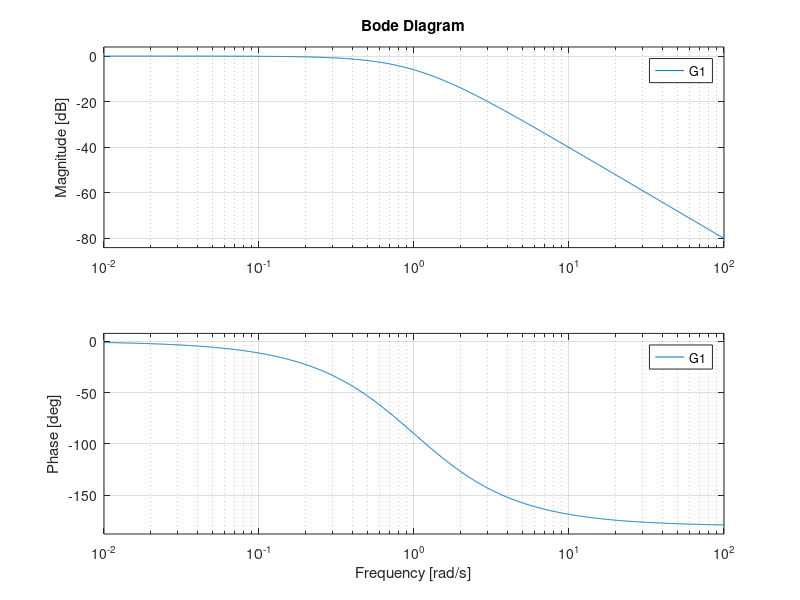
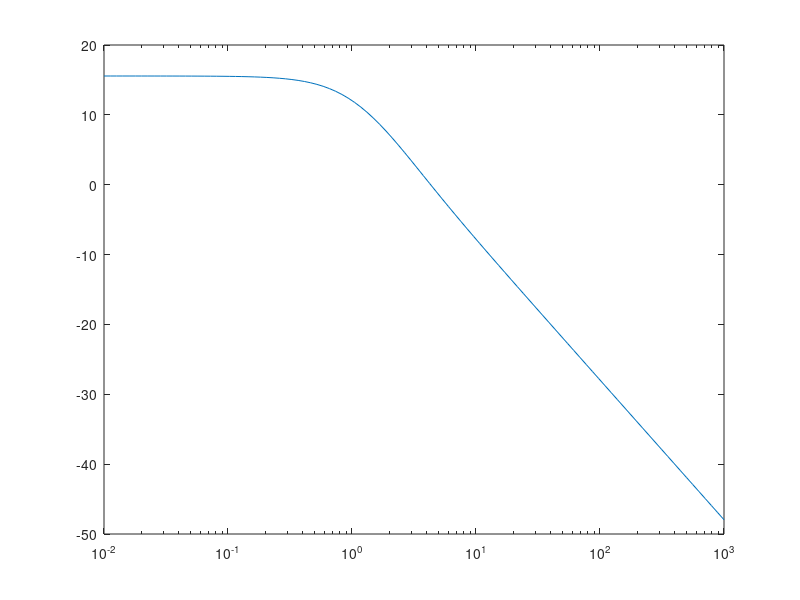
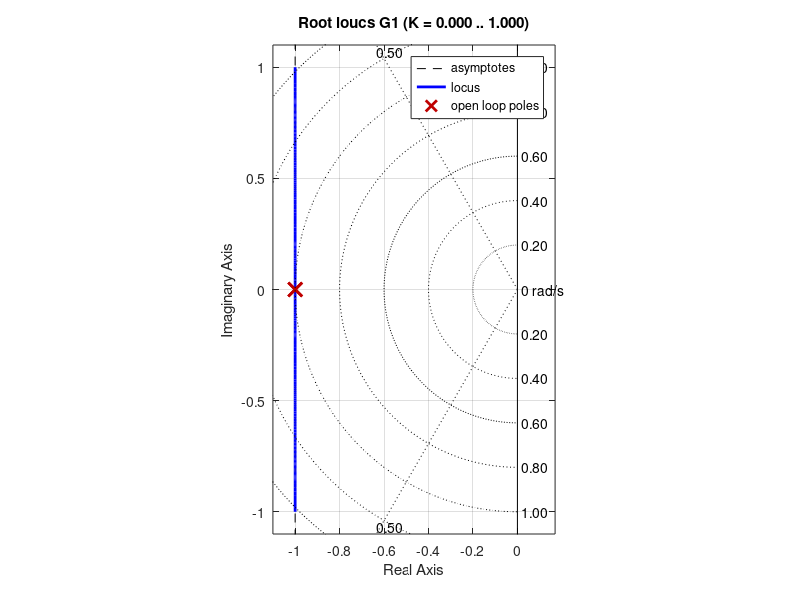
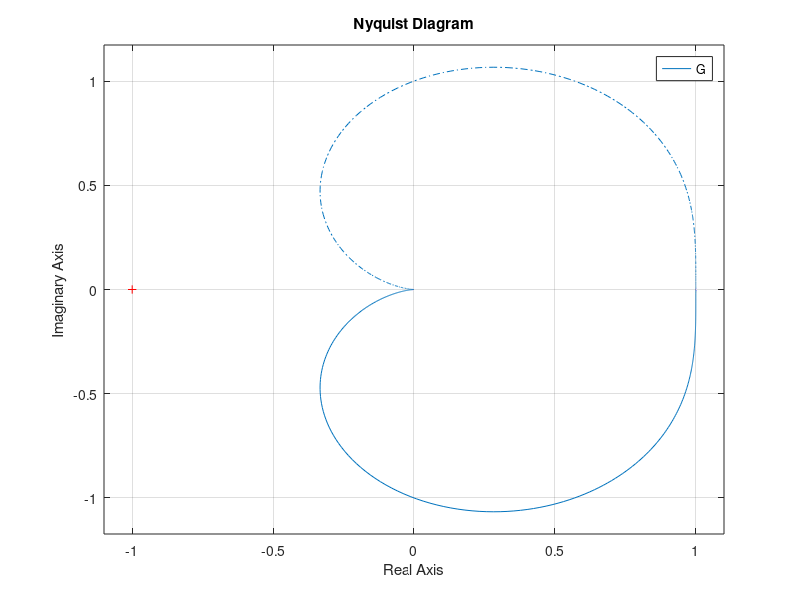

Here is the MATLAB script that generated these plots, in order:
%% b2_control_step1.m 2025.7.22版
clear all%変数クリア
close all%図のwindowをすべて閉じる
clc%コマンドウィンドゥをクリア

pkg load control%tfなど制御関係の命令を使うためにcontrol packageを読み込む。

%伝達関数の設定その1
s=tf('s');
G=1/(s^2+s+1);
%伝達関数の設定その2
G1=tf(1,[1 2 1]);%係数だけ設定1/s^2+2s+1
%伝達関数の設定その3
%零点、極、システムゲインを設定。符号に注意
G2=zpk([-3],[-1 -2],4);%(s+3)/[(s+1)(s+2)] * 4
G3=zpk([],[-1 -2],4);%零点がないとき:1/(s+1)(s+2) * 4

%分母分子の係数取り出し
[num den]=tfdata(G1);
[z p k]=zpkdata(G2);

n=den{1,1};%極を手動で計算する時,sの高次式の係数を取りだす
roots(n);%高次式の解を求める


%%以下の描画において、関数の結果を引数で戻した場合、描画されないので
%%目的用途に応じて使い分けすること。

%bode線図
[Mag Phi]=bode(G1);%描画または数値を取得(自分で描きたいとき)
w=0.6;%指定周波数(rad/s)
[Ma Ph]=bode(G1,w);%指定した周波数wの周波数伝達関数の大きさと位相角を取得
%いずれの場合もMagは大きさなので、dBにするときは20log10(Mag)とすること
bode(G1)%bode線図自動描画

%自分で周波数範囲を指定するとき
w2=logspace(-2,3,100);%(start,end,個数),(10^start)から(10^end)まで 個数分のw
[Mag2 phi2]=bode(G2,w2);

[gm pm wg wp]=margin(G1);%ゲイン交差周波数と位相余有、位相交差周波数とゲイン余有

figure
%自分でボード線図を描くとき(片対数グラフの書き方)
semilogx(w2,20*log10(Mag2))



%%極と零点
%分母分子を整理(約分):高次-->低次にする。
G4=G1*G2/(1+G1*G2);
G4m=minreal(G4);

pole(G4);%極位置を取得
zero(G4);%零点だけ求まる。
[p z]=pzmap(G4);%極と零点を取得
figure(10)%fig window番号指定
pzmap(G4)%極と零点を描画
figure(11)
pzmap(G4m)%minrealの前後を比較

%根軌跡
[RLDATA K]=rlocus(G);%数値だけ取得
%Kは実軸と交差するときの値???要確認
figure%fig window番号を指定しないと前の続きになる
rlocus(G1);%図を描画
sgrid on
%または
zeta=0.5;
sgrid(zeta,[])

daspect([1 1])%図の縦横比を1:1にするとき

%ナイキスト線図
[Re Im W]=nyquist(G);%数値だけ取得
figure
nyquist(G);%自動描画



%%時間応答
dt=0.01;%離散間隔(刻み時間)
ti=0:dt:10;%時間指定

%impules応答
[y t x]=impulse(G);
%step応答
[y t x]=step(G,ti);%時間tiを指定
[y]=step(G);%だけでもok
%ramp応答
figure
ramp(G);%傾き(du/dt)1

%任意の傾きのランプ入力を作る場合
du=0.1;%du/dt
u=zeros(1,length(ti));
for i=2:length(ti);
    u(1,i)=u(1,i-1)+du;
end                 %

%任意の入力uの応答
[y t x]=lsim(G,u,ti);%時間刻みtを指定


%%図を描く
figure%新しいfigure windowを開ける
step(G1)%図は自動で描かれる

%自分で描きたいときは、数値を取得する。
[y1 t1]=step(G1,ti);%刻み時間指定:不安定になることもあるので注意

figure(20)%番号を指定して、新しいfigure windowを開ける
plot(ti,y1);
[y2 t2]=step(G2,ti);%刻み時間指定:不安定になることもあるので注意
hold on%図を重ね描きするおまじない
lh=plot(ti,y2);%オプション指定時は、ハンドル(lh)を取得して設定すると複数設定時は省力でき便利。
set(lh,'linewidth',2,'linestyle','-','color','r','linewidth',4);
%線のスタイルの設定,plot(t,y,'r-','linewidth',4)と同じ,入力がラクな方を選んでください
set(gca,'xlim',[0 5],'ylim',[0 1]);%x,y軸の最小最大値の設定
set(gca,'xtick',0:0.5:10,'ytick',0:0.1:1);%x,y軸の目盛り間隔を指定するとき
%set(gca,'xticklabel',0:1:10,'yticklabel',0:0.2:1);%x,y軸の目盛り数値表示を指定するとき
set(gca,'xlabel','time','ylabel','y out');%x,y軸の名前の設定, xlabel('time')でもok

%set(gca,...)は一行にまとめても可
legend('G1','G2','location','southeast');%注釈を図中に記すとき。詳細はhelp legend参照
title('time step')%タイトルをつけたいとき:レポートでは図の下に個別に明記することが望ましいので非オススメ

%%1つのwindowに複数の図を描く
%重ね描きするときはhold onが必要
figure%番号を指定しないと、以前のfig windowの続き番号になる
plot(t1,y1);
hold on%図を重ね書きするときのおまじない
plot(t2,y2);
%任意の2点(x0,y0)(x1,y1)を結びたいときは
%plot([x0 x1],[y0 y1]);

%画面を分割するときは、subplotで分ける
figure
subplot(2,1,1)%2行1列に分割し、1番目の場所に描く
plot(t1,y1);
subplot(2,1,2)%2行1列に分割し、2番目の場所に描く
plot(t2,y2);

figure
step(G1,G2);%自動で重ね描きするとき。線オプションの手動加工はできない。
hold on
plot([0 1.2],[3.79 3.79])
text(0.8,3.9,'63.2%')%図中に文字を置く,text(x座標,y座標,'文字')

%%図をファイルに保存する
fname='fig_';%図のファイル名の共通部.
ext1='.svg';%scalable vector graph:拡大/縮小しても図はきれいで品質良い.wordでは張り込めないかも
%svgはinkscapeやtext editorで編集できる,xml(HTML5)形式で書かれている

ext2='.png';%portable network graphics. bitmap形式。 pbm,jpgもあり
for i=[1:11 20]%保存する図番を指定:そのためfigure(n)として描画したほうがわかりやすいかも
    print(i,[fname,num2str(i),ext2],'-dpng','-S640,480')
    %print(i,[fname,num2str(i),ext1],'-dsvg','-S640,480')
end

%保存した図が小さい場合やファイルが生成できないなどの不具合がある場合は、
%PC環境によるものなので、手動で図を保存すること。
%拡大表示して、FILE->SAVE_AS> file type :pngを選択して名前をつけて保存

